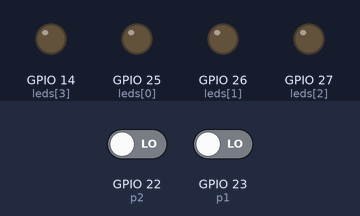
Bench run of a sketch on a simulated ESP32. On the bench: output pins drawn as LEDs (lit = HIGH). Inputs (shaded band) come from the test bench; at power-on: GPIO 23 (p1) LOW, GPIO 22 (p2) LOW. WiFi joins after 1.5 s; servers stay silent unless stated; uploads are accepted with an empty reply; the local clock reads 2024-03-15 10:24:30 at power-on unless the sketch sets it; what the sketch prints to the serial monitor is not drawn.

Above: at 2.7 s.
2.8 s: GPIO 23 (p1) driven HIGH
At 11.2 s:
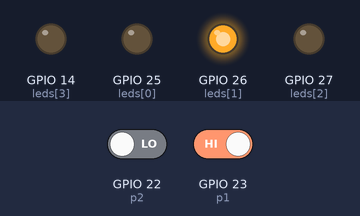
11.5 s: GPIO 22 (p2) driven HIGH
At 21.2 s:
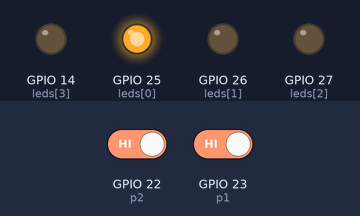
21.5 s: GPIO 23 (p1) driven LOW
At 31.4 s:
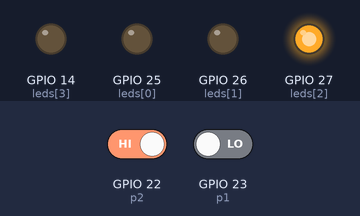
Timing chart, 0 to 32.9 s (numbered marks = the images above; inputs shaded):
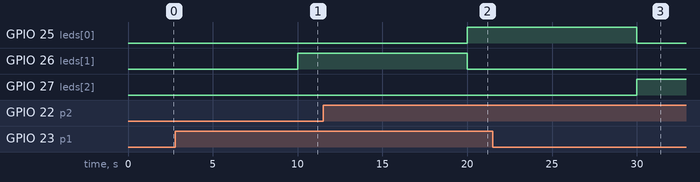

Measured:
- after the input at 2.8 s, GPIO 26 (leds[1]): LOW → HIGH after 7.2 s; GPIO 27 (leds[2]): stays LOW (without the input it goes to HIGH after 7.2 s)
- after the input at 11.5 s, GPIO 25 (leds[0]): LOW → HIGH after 8.5 s; GPIO 26 (leds[1]): HIGH → LOW after 8.5 s
- after the input at 21.5 s, GPIO 25 (leds[0]): HIGH → LOW after 8.5 s; GPIO 27 (leds[2]): LOW → HIGH after 8.5 s

The sketch:

main.ino
```cpp
#include <WiFi.h>
#include <WiFiClientSecure.h>
#include <HTTPClient.h>
#include <ESPAsyncWebServer.h>
#include <AsyncTCP.h>
#include "time.h"

// --- Credentials ---
const char* ssid = "";
const char* password = "";

// --- Pins ---
const int p1 = 23;
const int p2 = 22;
const int leds[4] = {25, 26, 27, 14};

// --- NTP Thailand ---
const char* ntpServer = "pool.ntp.org";
const long  gmtOffset_sec = 7 * 3600;
const int   daylightOffset_sec = 0;

// --- Logic ---
unsigned long lastCheck = 0;
const unsigned long interval = 1000UL*10UL;
unsigned long filterStart = 0;
bool isVLow = false;
String lastStatus = "";

// --- 2D History (Time, Status, S1, S2) ---
String logHistory[10][4];
int hIdx = 0;
bool hFull = false;

// --- LINE API ---
String TOKEN = "";
String UID = "";

AsyncWebServer server(80);
AsyncWebSocket ws("/ws");

String getClock() {
  struct tm timeinfo;
  if(!getLocalTime(&timeinfo)) return "Syncing...";
  char buff[20];
  strftime(buff, sizeof(buff), "%Y/%m/%d %H:%M:%S", &timeinfo);
  return String(buff);
}

void LEDs(int bin){
    for (int i = 0; i < 4; i++){
        digitalWrite(leds[i],(bin >> (3-i))&1);
    }
}

void updateDashboard(String status, int s1, int s2) {
  String t = getClock();
  logHistory[hIdx][0] = t;
  logHistory[hIdx][1] = status;
  logHistory[hIdx][2] = String(s1);
  logHistory[hIdx][3] = String(s2);

  hIdx = (hIdx + 1) % 10;
  if (hIdx == 0) hFull = true;

  // JSON keys: t=time, st=status, s1=sensor1, s2=sensor2
  String json = "{\"t\":\""+t+"\",\"st\":\""+status+"\",\"s1\":"+String(s1)+",\"s2\":"+String(s2)+"}";
  ws.textAll(json);
}

void sendLine(String text) {
  WiFiClientSecure client; client.setInsecure();
  HTTPClient https;
  if (https.begin(client, "https://api.line.me/v2/bot/message/push")) {
    https.addHeader("Content-Type", "application/json");
    https.addHeader("Authorization", "Bearer " + TOKEN);
    String p = "{\"to\":\"" + UID + "\",\"messages\":[{\"type\":\"text\",\"text\":\"" + text + "\"}]}";
    https.POST(p);
    https.end();
  }
}

void onEvent(AsyncWebSocket *server, AsyncWebSocketClient *client, AwsEventType type, void *arg, uint8_t *data, size_t len) {
  if (type == WS_EVT_CONNECT) {
    int count = hFull ? 10 : hIdx;
    int start = hFull ? hIdx : 0;
    for (int i = 0; i < count; i++) {
      int idx = (start + i) % 10;
      String json = "{\"t\":\""+logHistory[idx][0]+"\",\"st\":\""+logHistory[idx][1]+"\",\"s1\":"+logHistory[idx][2]+",\"s2\":"+logHistory[idx][3]+"}";
      client->text(json);
      delay(50);
    }
  }
}

const char index_html[] PROGMEM = R"=====(
<!DOCTYPE html>
<html lang="en">
<head>
    <meta charset="UTF-8">
    <meta name="viewport" content="width=device-width, initial-scale=1.0">
    <title>Water Filter Monitor</title>
    <style>
        body { font-family: 'Segoe UI', sans-serif; background: #ececec; margin: 20px; color: #333; }
        h2 { text-align: center; color: #2c3e50; }
        .conn-status { text-align: center; font-size: 0.9em; font-weight: bold; margin-bottom: 20px; }
        .main-layout { display: flex; gap: 80px; justify-content: center; flex-wrap: wrap; }
        .container { width: 220px; height: 450px; display: flex; flex-direction: column; }
        .tank { flex: 1; border: 5px solid #34495e; border-radius: 5px 5px 20px 20px; background: white; display: flex; justify-content: center; align-items: center; font-weight: bold; position: relative; }
        .sensor-marker { position: absolute; right: -15px; width: 30px; height: 6px; background: #e74c3c; border-radius: 3px; display: flex; align-items: center; }
        .sensor-label { position: absolute; left: 35px; font-size: 28px; color: #e74c3c; font-weight: 900; }
        #s2-pos { bottom: 65%; } #s1-pos { bottom: 25%; }
        .log { width: 500px; height: 450px; background: white; border: 2px solid #34495e; border-radius: 10px; padding: 15px; display: flex; flex-direction: column; box-shadow: 0 4px 6px rgba(0,0,0,0.1); }
        .table-wrapper { flex: 1; overflow-y: auto; }
        table { width: 100%; border-collapse: collapse; font-size: 14px; }
        th { background: #34495e; color: white; padding: 10px; position: sticky; top: 0; }
        td { border: 1px solid #ddd; padding: 8px; text-align: center; }
        .panel { width: 250px; background: white; border: 2px solid #34495e; border-radius: 10px; padding: 20px; box-shadow: 0 4px 6px rgba(0,0,0,0.1); }
        .status, .replace-filter { padding: 15px; margin: 8px 0; border: 2px solid #ccc; text-align: center; font-weight: bold; opacity: 0.1; transition: 0.4s; border-radius: 8px; }
        .active { opacity: 1 !important; transform: scale(1.05); box-shadow: 0 4px 10px rgba(0,0,0,0.2); border-color: #000; }
        .good { background: #27ae60; color: white; } .ready { background: #f1c40f; color: black; }
        .warning { background: #e74c3c; color: white; } .replace-filter { background: #8e44ad; color: white; }
    </style>
</head>
<body>
    <h2>Water System Dashboard</h2>
    <div id="status-bar" class="conn-status" style="color: #e67e22;">CONNECTING...</div>
    <div class="main-layout">
        <div class="container">
            <div class="tank">
                <span>WATER TANK</span>
                <div id="s2-pos" class="sensor-marker"><span class="sensor-label">S<sub>2</sub></span></div>
                <div id="s1-pos" class="sensor-marker"><span class="sensor-label">S<sub>1</sub></span></div>
            </div>
        </div>
        <div class="log">
            <h3>Recent Activity</h3>
            <div class="table-wrapper">
                <table>
                    <thead><tr><th>Time</th><th>Status</th><th>S1</th><th>S2</th></tr></thead>
                    <tbody id="logTable"></tbody>
                </table>
            </div>
        </div>
        <div class="panel">
            <h3>Current State</h3>
            <div id="st-Ok" class="status good">OK</div>
            <div id="st-Low" class="status ready">LOW</div>
            <div id="st-VeryLow" class="status warning">VERY LOW</div>
            <div id="st-Filter" class="replace-filter">REPLACE FILTER</div>
        </div>
    </div>
<script>
    let socket;
    let historyLog = [];

    function initWebSocket() {
        socket = new WebSocket('ws://' + window.location.host + '/ws');
        socket.onopen = () => {
            document.getElementById('status-bar').innerText = "SYSTEM ONLINE";
            document.getElementById('status-bar').style.color = "#27ae60";
        };
        socket.onclose = () => {
            document.getElementById('status-bar').innerText = "SYSTEM OFFLINE - RECONNECTING...";
            document.getElementById('status-bar').style.color = "#c0392b";
            setTimeout(initWebSocket, 2000);
        };
        socket.onmessage = (e) => {
            try {
                const data = JSON.parse(e.data);
                // JSON structure from ESP32: {t, st, s1, s2}
                historyLog.unshift(data);
                if(historyLog.length > 10) historyLog.pop();
                renderTable();
                updateUI(data.st);
            } catch (err) { console.error("Data Error", err); }
        };
    }

    function renderTable() {
        const tableBody = document.getElementById("logTable");
        tableBody.innerHTML = "";
        historyLog.forEach(entry => {
            const row = tableBody.insertRow();
            row.insertCell(0).innerText = entry.t;
            row.insertCell(1).innerText = entry.st.toUpperCase();
            row.insertCell(2).innerText = entry.s1;
            row.insertCell(3).innerText = entry.s2;
            if (entry.st.toLowerCase().includes("filter") || entry.st.toLowerCase().includes("very low")) {
                row.style.backgroundColor = "#ffebee";
                row.style.color = "#c62828";
            }
        });
    }

    function updateUI(st) {
        document.querySelectorAll('.status, .replace-filter').forEach(item => item.classList.remove('active'));
        const id = 'st-' + st.replace(/\s+/g, '');
        const target = document.getElementById(id);
        if(target) target.classList.add('active');
    }
    window.onload = initWebSocket;
</script>
</body></html>
)=====";

void setup() {
  Serial.begin(115200);
  WiFi.begin(ssid, password);
  while (WiFi.status() != WL_CONNECTED) delay(500);
  Serial.println(WiFi.localIP());
  configTime(gmtOffset_sec, daylightOffset_sec, ntpServer);

  pinMode(p1, INPUT); pinMode(p2, INPUT);
  for (int i=0; i<4; i++) pinMode(leds[i], OUTPUT);

  ws.onEvent(onEvent);
  server.addHandler(&ws);
  server.on("/", HTTP_GET, [](AsyncWebServerRequest *r){ r->send(200, "text/html", index_html); });
  server.begin();
}

void loop() {
  ws.cleanupClients();
  if (millis() - lastCheck >= interval) {
    lastCheck = millis();
    int s1 = digitalRead(p1); int s2 = digitalRead(p2);
    String st = ""; String msg = "";

    if (s2 == HIGH && s1 == HIGH) { st = "Ok"; isVLow = false; LEDs(0b1000);}
    else if (s1 == HIGH && s2 == LOW) { st = "Low"; isVLow = false; LEDs(0b0100); }
    else {
      if (!isVLow) { filterStart = millis(); isVLow = true;  }
      if (millis() - filterStart >= (120UL*1000UL*60UL)) { st = "Filter"; msg = "Change Filter!"; LEDs(0b0001); }
      else { st = "Very Low"; msg = "Water Very Low!"; LEDs(0b0010); }
    }

    if (lastStatus != st) {
      updateDashboard(st, s1, s2);
      if (msg != "") sendLine(msg);
      lastStatus = st;
    }
  }
}
```
